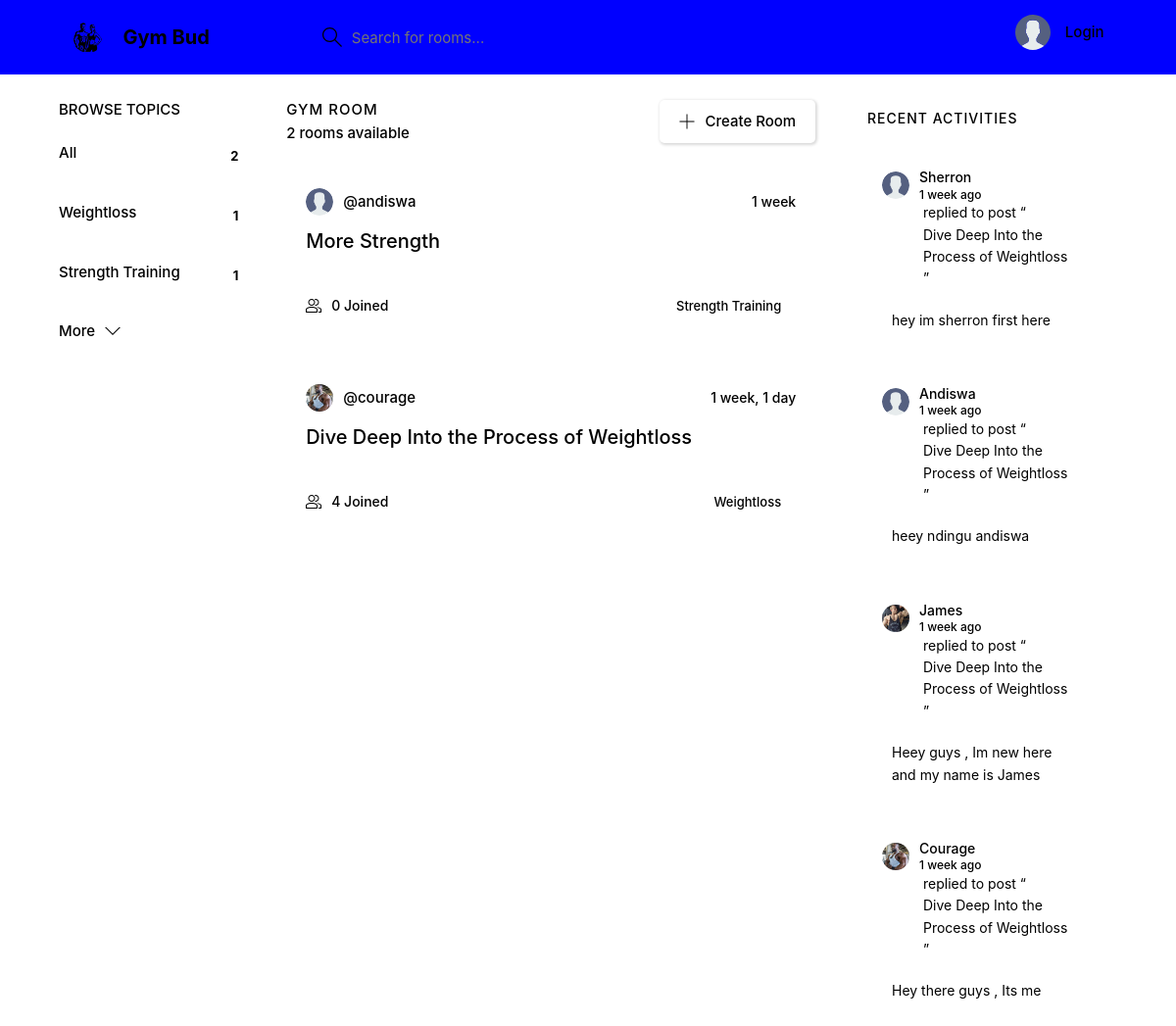
The page / on the database its author committed.
### gym_bud_app/models.py (models this page shows, shortened)
class Topic(models.Model):
    name = models.CharField(max_length=200)

class Room(models.Model):
    host = models.ForeignKey(User, models.SET_NULL, null=True)
    topic = models.ForeignKey(Topic, models.SET_NULL, null=True)
    name = models.CharField(max_length=200)
    description = models.TextField(null=True, blank=True)
    participants = models.ManyToManyField(User, related_name='participants', blank=True)
    updated = models.DateTimeField(auto_now=True)
    created = models.DateTimeField(auto_now_add=True)
    class Meta:
        ordering = ['-updated','-created']
    def __str__(self):
        return self.name

class User(AbstractUser):
    name = models.CharField(max_length=200,null=True)
    email = models.EmailField(unique=True)
    bio = models.TextField(null=True)
    avatar = models.ImageField(null=True, default="avatar.svg")
    USERNAME_FIELD = 'email'
    REQUIRED_FIELDS = []

class Message(models.Model):
    user = models.ForeignKey(User, on_delete=models.CASCADE)
    room = models.ForeignKey(Room, on_delete=models.CASCADE)
    body = models.TextField()
    update = models.DateTimeField(auto_now=True)
    created = models.DateTimeField(auto_now_add=True)
    class Meta:
        ordering = ['-created']

### gym_bud_app/views.py (the view)
# urls.py: 2. Add a URL to urlpatterns:  path('', views.home, name='home')
def home(request):
    q = request.GET.get('q') if request.GET.get('q') != None else ""
    rooms = Room.objects.filter(Q(topic__name__icontains=q) | Q(name__icontains=q) | Q(description__icontains=q))
    topics = Topic.objects.all()[0:5]
    room_messages = Message.objects.filter(Q(room__topic__name__icontains=q))
    room_count = rooms.count()
    context = {'rooms': rooms}
    return render(request,'base/home.html', {'rooms': rooms, 'topics': topics,'room_count': room_count, 'room_messages': room_messages})

### gym_bud_app/templates/base/home.html (shortened to what this page needs)
{% extends 'main.html' %} {% block content %}
<main class="layout layout--3">
  <div class="container">
    {% include 'base/topics_component.html' %}
    <div class="roomList">
      <div class="roomList__header">
        <div>
          <h2>Gym Room</h2>
          <p>{{rooms.count}} rooms available</p>
        </div>
        <a class="btn btn--main" href="{% url 'create-room' %}">
          <svg
            version="1.1"
            xmlns="http://www.w3.org/2000/svg"
            width="32"
            height="32"
            viewBox="0 0 32 32"
          >
            <title>add</title>
            <path
              d="M16.943 0.943h-1.885v14.115h-14.115v1.885h14.115v14.115h1.885v-14.115h14.115v-1.885h-14.115v-14.115z"
            ></path>
          </svg>
          Create Room
        </a>
      </div>
      {% include 'base/feed_component.html' %}
    </div>
    {% include 'base/activity_component.html' %}
  </div>
</main>
{% endblock %}

### gym_bud_app/templates/base/topics_component.html
<div class="topics">
  <div class="topics__header">
    <h2>Browse Topics</h2>
  </div>
  <ul class="topics__list">
    <li>
      <a href="{% url 'home' %}" class="active"
        >All <span>{{topics.count}}</span></a
      >
    </li>
    {% for topic in topics %}
    <li>
      <a href="{% url 'home' %}?q={{topic.name}}"
        >{{topic.name}}<span>{{topic.room_set.all.count}}</span></a
      >
    </li>
    {% endfor %}
  </ul>
  <a class="btn btn--link" href="{% url 'topics' %}">
    More
    <svg
      version="1.1"
      xmlns="http://www.w3.org/2000/svg"
      width="32"
      height="32"
      viewBox="0 0 32 32"
    >
      <title>chevron-down</title>
      <path d="M16 21l-13-13h-3l16 16 16-16h-3l-13 13z"></path>
    </svg>
  </a>
</div>

### gym_bud_app/templates/base/feed_component.html (shortened to what this page needs)
{% for room in rooms %}
<div class="roomListRoom">
  <div class="roomListRoom__header">
    <a
      href="{% url 'user-profile' room.host.id %}"
      class="roomListRoom__author"
    >
      <div class="avatar avatar--small">
        <img src="{{room.host.avatar.url}}" />
      </div>
      <span>@{{room.host.username}}</span>
    </a>
    <div class="roomListRoom__actions">
      <span>{{room.created|timesince}}</span>
    </div>
  </div>
  <div class="roomListRoom__content">
    <a href="{% url 'room' room.id %}">{{room.name}}</a>
  </div>
  <div class="roomListRoom__meta">
    <a href="{% url 'room' room.id %}" class="roomListRoom__joined">
      {{room.participants.all.count}} Joined
    </a>
    <p class="roomListRoom__topic">{{room.topic.name}}</p>
  </div>
</div>
{% endfor %}

### gym_bud_app/templates/base/activity_component.html (shortened to what this page needs)
<div class="activities">
  <div class="activities__header">
    <h2>Recent Activities</h2>
  </div>
  {% for message in room_messages %}
  <div class="activities__box">
    <div class="activities__boxHeader roomListRoom__header">
      <a
        href="{% url 'user-profile' message.user.id %}"
        class="roomListRoom__author"
      >
        <div class="avatar avatar--small">
          <img src="{{message.user.avatar.url}}" />
        </div>
        <p>
          {{message.user.username|capfirst}}
          <span>{{message.created|timesince}} ago</span>
        </p>
      </a>
    </div>
    <div class="activities__boxContent">
      <p>
        replied to post “<a href="{% url 'room' message.room.id %}"
          >{{message.room}}</a
        >”
      </p>
      <div class="activities__boxRoomContent">{{message.body}}</div>
    </div>
  </div>
  {% endfor %}
</div>

### rows shown on the page
Topic: name "Weightloss", room_set.all.count "1"
Topic: name "Strength Training", room_set.all.count "1"
Room: host.avatar (placeholder picture), host.username "andiswa", created "1 week", name "More Strength", participants.all.count "0", topic.name "Strength Training"
Room: host.avatar (picture), host.username "courage", created "1 week, 1 day", name "Dive Deep Into the Process of Weightloss", participants.all.count "4", topic.name "Weightloss"
Message: user.avatar (placeholder picture), user.username "Sherron", created "1 week", room "Dive Deep Into the Process of Weightloss", body "hey im sherron first here"
Message: user.avatar (placeholder picture), user.username "Andiswa", created "1 week", room "Dive Deep Into the Process of Weightloss", body "heey ndingu andiswa"
Message: user.avatar (picture), user.username "James", created "1 week", room "Dive Deep Into the Process of Weightloss", body "Heey guys , Im new here and my name is James"
Message: user.avatar (picture), user.username "Courage", created "1 week", room "Dive Deep Into the Process of Weightloss", body "Hey there guys , Its me"

### other values the page prints
{{ topics.count }} "2"
{{ rooms.count }} "2"
